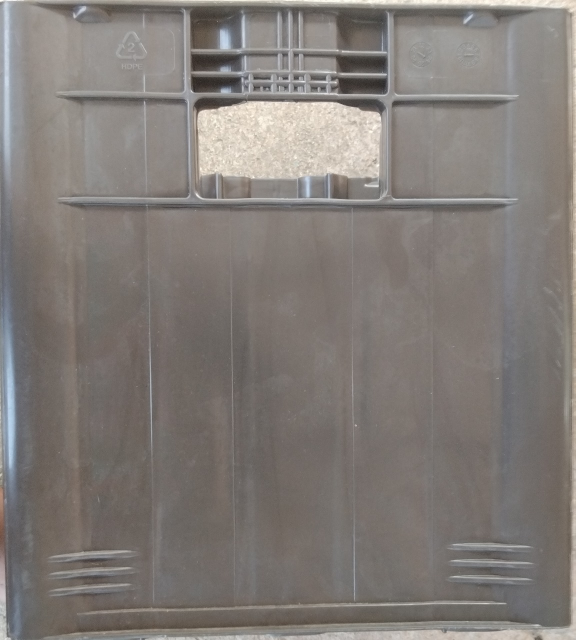
#> input picture SideView/Good/0b39347079d140598217122a634469641bcfa26d - Copy (10).jpg, 1151 x 1280 px, found by its file name (shown at 1/2 size); its folder holds only this picture in this run; the run also reads 1 picture not shown here
$ jupyter execute --allow-errors Sidesvm.ipynb
#> lines starting #> are read from the running program, lines starting #| are printed output that depends on the picture
[cell 1]
import cv2
import os
import numpy as np
from sklearn.model_selection import train_test_split
from sklearn.preprocessing import LabelEncoder
from sklearn.svm import SVC
from sklearn.metrics import accuracy_score
from skimage.feature import hog

[cell 2]
good_dir = r'C:\Users\USER\Pictures\Nadun\Project\SideView\Good'
broken_dir = r'C:\Users\USER\Pictures\Nadun\Project\SideView\Bad'

images = []
labels = []

[cell 3]
def load_images_from_folder(folder, label):
#> called with label = 'good'
    for filename in os.listdir(folder):
        img = cv2.imread(os.path.join(folder, filename))
#> img is the input picture: shape (1280, 1151, 3); mean B, G, R 119.5, 123.6, 129.3
        if img is not None:
            img = cv2.resize(img, (150, 150))
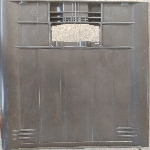
#> img: shape (150, 150, 3); mean B, G, R 119.4, 123.5, 129.2
            images.append(img)
            labels.append(label)

load_images_from_folder(good_dir, 'good')
#> (the rest of this cell did not finish here and is left out)


[cell 4]
images = np.array(images)
labels = np.array(labels)

[cell 5]
le = LabelEncoder()
labels = le.fit_transform(labels)

[cell 6]
hog_features = []
for image in images:
    gray_image = cv2.cvtColor(image, cv2.COLOR_BGR2GRAY)
    features, _ = hog(gray_image, pixels_per_cell=(8, 8),
                      cells_per_block=(2, 2), visualize=True)
    hog_features.append(features)
#> this loop made 1 pass
#> after the loop, hog_features = 1 item

hog_features = np.array(hog_features)

#> (a cell that did not finish here is left out)

[cell 8]
svm_model = SVC(kernel='linear')
#> (the rest of this cell did not finish here and is left out)

#> (a cell that did not finish here is left out)

[cell 10]
import cv2
from skimage.feature import hog
import matplotlib.pyplot as plt

def predict_new_image(img_path):
    img = cv2.imread(img_path)
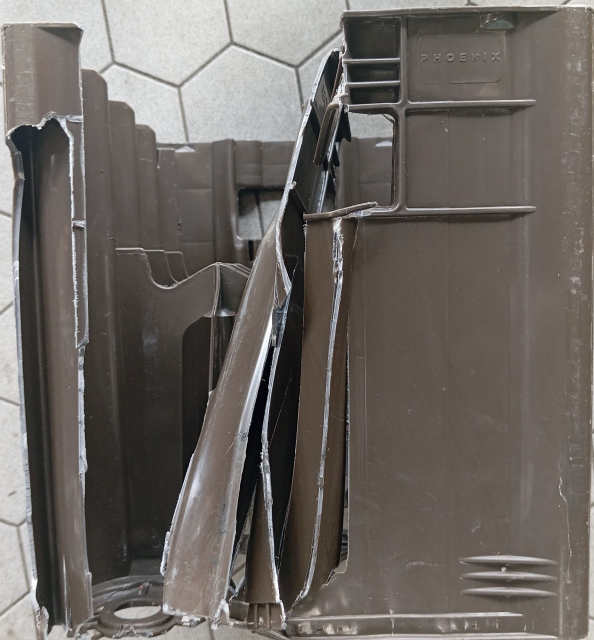
#> input picture SideView/badtest2.jpg, 1188 x 1280 px, found by its file name (shown at 1/2 size)
#> img is the input picture: shape (1280, 1188, 3); mean B, G, R 97.8, 102.3, 107.9
    img = cv2.resize(img, (150, 150))
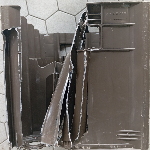
#> img: shape (150, 150, 3); mean B, G, R 97.7, 102.2, 107.8
    gray_image = cv2.cvtColor(img, cv2.COLOR_BGR2GRAY)
    features, _ = hog(gray_image, pixels_per_cell=(8, 8),
                      cells_per_block=(2, 2), visualize=True)
#> features = 10404 values, max 0.73 at index 9715, min 0 at index 406, mean 0.126
    features = features.reshape(1, -1)
    prediction = svm_model.predict(features)
    label = le.inverse_transform(prediction)[0]

    # Display the image with the predicted label
    plt.imshow(cv2.cvtColor(img, cv2.COLOR_BGR2RGB))
    plt.title(f"Predicted as: {label}")
    plt.axis('off')
    plt.show()

    return label

# Example prediction
new_image_path = r'C:\Users\USER\Pictures\Nadun\Project\SideView\badtest2.jpg'
#> (the rest of this cell did not finish here and is left out)

[cell 11]
import cv2
from skimage.feature import hog
import matplotlib.pyplot as plt

def predict_new_image(img_path):
    img = cv2.imread(img_path)
    img = cv2.resize(img, (150, 150))
    gray_image = cv2.cvtColor(img, cv2.COLOR_BGR2GRAY)
    features, _ = hog(gray_image, pixels_per_cell=(8, 8),
                      cells_per_block=(2, 2), visualize=True)
#> features = 10404 values, max 0.653 at index 2614, min 0 at index 5, mean 0.137
    features = features.reshape(1, -1)
    prediction = svm_model.predict(features)
    label = le.inverse_transform(prediction)[0]

    # Display the image with the predicted label
    plt.imshow(cv2.cvtColor(img, cv2.COLOR_BGR2RGB))
    plt.title(f"Predicted as: {label}")
    plt.axis('off')
    plt.show()

    return label


# Example prediction
new_image_path = r'C:\Users\USER\Pictures\Nadun\Project\SideView\goodtest2.jpg'
#> (the rest of this cell did not finish here and is left out)
